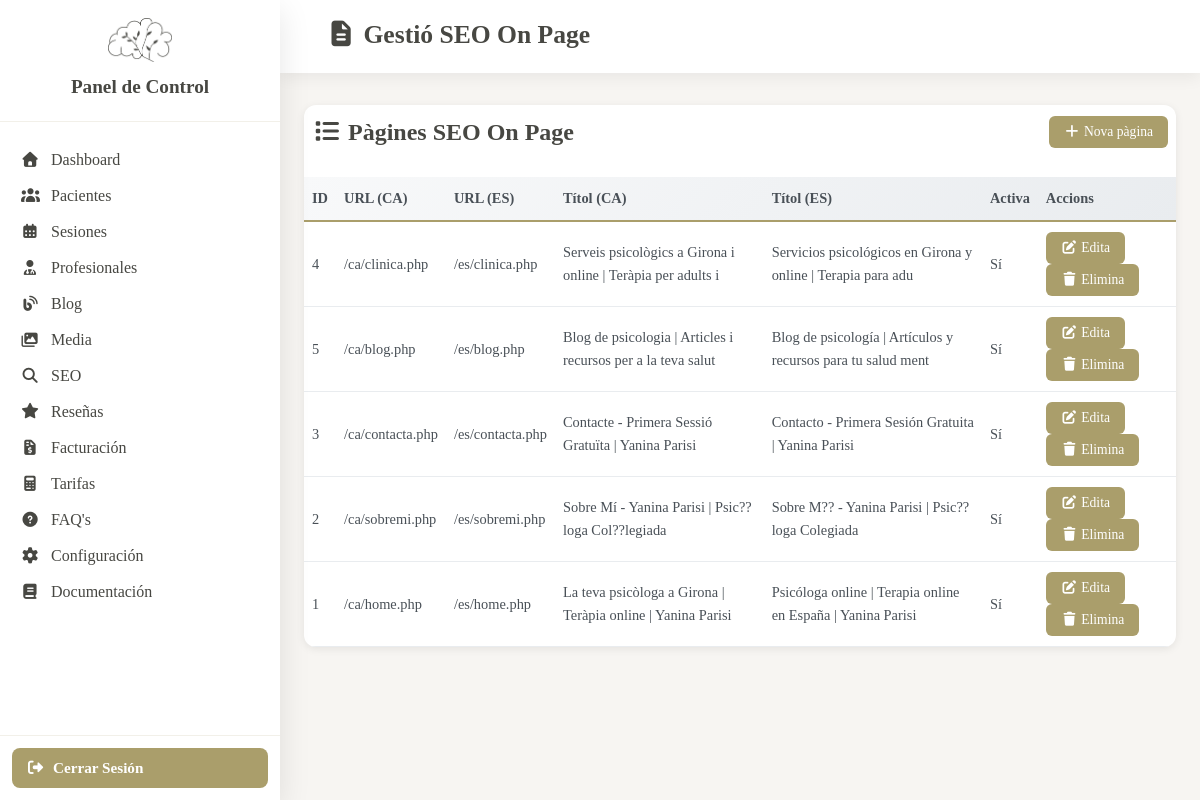
/_pcontrol/gseoonpage.php (signed in), run on the app's committed database.
### tables this page shows
CREATE TABLE `seo_onpage_paginas` (
  `id_pagina` int NOT NULL,
  `url_relativa_ca` varchar(255) NOT NULL COMMENT 'URL sense domini ej: /terapia-ansietat',
  `url_relativa_es` varchar(255) NOT NULL,
  `titulo_pagina` varchar(100) NOT NULL COMMENT 'T??tol visible de la p??gina',
  `tipo_pagina` enum('home','sobre-mi','servicios','blog','articulo','contacto','legal','landing') NOT NULL,
  `title_ca` varchar(60) NOT NULL,
  `meta_description_ca` varchar(160) NOT NULL,
  `h1_ca` varchar(100) NOT NULL,
  `contenido_principal_ca` text,
  `title_es` varchar(60) NOT NULL,
  `meta_description_es` varchar(160) NOT NULL,
  `h1_es` varchar(100) NOT NULL,
  `contenido_principal_es` text,
  `breadcrumb_json` json DEFAULT NULL COMMENT 'Estructura jer??rquica de migues de pa',
  `slug_ca` varchar(100) DEFAULT NULL,
  `slug_es` varchar(100) DEFAULT NULL,
  `parent_id` int DEFAULT NULL COMMENT 'P??gina pare si existeix jerarquia',
  `meta_robots` varchar(100) DEFAULT 'index, follow',
  `canonical_url_ca` varchar(255) DEFAULT NULL COMMENT 'Si ??s diferent a la URL relativa',
  `canonical_url_es` varchar(255) NOT NULL,
  `priority` enum('1.0','0.8','0.6','0.4','0.2') DEFAULT '0.8',
  `changefreq` enum('always','hourly','daily','weekly','monthly','yearly','never') DEFAULT 'monthly',
  `focus_keyword_ca` varchar(50) DEFAULT NULL,
  `focus_keyword_es` varchar(50) DEFAULT NULL,
  `keywords_secundarias_ca` varchar(255) DEFAULT NULL,
  `keywords_secundarias_es` varchar(255) DEFAULT NULL,
  `schema_json` json DEFAULT NULL COMMENT 'Structured data espec??fic de la p??gina',
  `og_title_ca` varchar(100) DEFAULT NULL,
  `og_title_es` varchar(100) DEFAULT NULL,
  `og_description_ca` varchar(200) DEFAULT NULL,
  `og_description_es` varchar(200) DEFAULT NULL,
  `og_image` varchar(255) DEFAULT NULL COMMENT 'Imatge espec??fica, sin?? usa la global',
  `twitter_title_ca` varchar(100) DEFAULT NULL,
  `twitter_title_es` varchar(100) DEFAULT NULL,
  `twitter_description_ca` varchar(200) DEFAULT NULL,
  `twitter_description_es` varchar(200) DEFAULT NULL,
  `twitter_image` varchar(255) DEFAULT NULL,
  `featured_image` varchar(255) DEFAULT NULL,
  `alt_image_ca` varchar(125) DEFAULT NULL,
  `alt_image_es` varchar(125) DEFAULT NULL,
  `image_caption_ca` varchar(200) DEFAULT NULL,
  `image_caption_es` varchar(200) DEFAULT NULL,
  `seo_score` tinyint DEFAULT '0' COMMENT 'Puntuaci?? SEO 0-100',
  `word_count_ca` int DEFAULT '0',
  `word_count_es` int DEFAULT '0',
  `densidad_keyword_ca` decimal(4,2) DEFAULT '0.00',
  `densidad_keyword_es` decimal(4,2) DEFAULT '0.00',
  `activa` tinyint(1) DEFAULT '1',
  `fecha_publicacion` datetime DEFAULT NULL,
  `fecha_ultima_actualizacion` datetime DEFAULT NULL,
  `fecha_creacion` datetime DEFAULT CURRENT_TIMESTAMP,
  `fecha_modificacion` datetime DEFAULT CURRENT_TIMESTAMP ON UPDATE CURRENT_TIMESTAMP
);

### classes/connexio.php (called while the page is built, shortened)
<?php
class Connexio {
    private static $instancia = null;
    private $connexio;
    private $config;
    private $opcions = [
        PDO::ATTR_ERRMODE => PDO::ERRMODE_EXCEPTION,
        PDO::ATTR_DEFAULT_FETCH_MODE => PDO::FETCH_ASSOC,
        PDO::ATTR_EMULATE_PREPARES => false,
        PDO::MYSQL_ATTR_INIT_COMMAND => "SET NAMES utf8mb4 COLLATE utf8mb4_unicode_ci"
    ];
    public static function getInstance() {
        if (self::$instancia === null) {
            self::$instancia = new self();
        }
        return self::$instancia;
    }
    public function getConnexio() {
        return $this->connexio;
    }
    private function carregarConfiguracio() {
        $this->config = [
            'host' => $db_config['h'],
            'username' => $db_config['u'],
            'password' => $db_config['p'] ?? '',
            'database' => $db_config['d'],
            'port' => $db_config['t']
        ];
    }
    private function connectar() {
        try {
            $dsn = sprintf(
                "mysql:host=%s;port=%d;dbname=%s;charset=utf8mb4",
                $this->config['host'],
                $this->config['port'],
                $this->config['database']
            );
            $this->connexio = new PDO(
                $dsn,
                $this->config['username'],
                $this->config['password'],
                $this->opcions
            );
        } catch (PDOException $e) {
            error_log("Error de connexió a la base de dades: " . $e->getMessage());
            throw new Exception("Error de connexió a BD: " . $e->getMessage() . " | DSN: " . $dsn . " | User: " . $this->config['username']);
        }
    }
}
?>

### classes/seo_onpage.php (called while the page is built, shortened)
<?php
require_once __DIR__ . '/connexio.php';
class SEO_OnPage {
    private $pdo;
    private $id_pagina;
    private $url_relativa_ca;
    private $url_relativa_es;
    private $titulo_pagina;
    private $tipo_pagina;
    private $title_ca;
    private $meta_description_ca;
    private $h1_ca;
    private $contenido_principal_ca;
    private $title_es;
    public function getUrlRelativaCa() {
        return $this->url_relativa_ca;
    }
    public function getUrlRelativaEs() {
        return $this->url_relativa_es;
    }
    private $meta_description_es;
    private $h1_es;
    private $contenido_principal_es;
    private $slug_ca;
    private $slug_es;
    private $meta_robots;
    private $canonical_url_ca;
    private $canonical_url_es;
    private $priority;
    private $changefreq;
    private $activa;
    public function __construct($id_pagina = null) {
        try {
            $this->conn = Connexio::getInstance();
            $this->pdo = $this->conn->getConnexio();
            if ($id_pagina !== null) {
                $this->id_pagina = $id_pagina;
                $this->carregarDades();
            }
        } catch (Exception $e) {
            throw new Exception("Error al inicialitzar SEO_OnPage: " . $e->getMessage());
        }
    }
    private function carregarDades() {
        try {
            $sql = "SELECT * FROM seo_onpage_paginas WHERE id_pagina = :id_pagina LIMIT 1";
            $stmt = $this->pdo->prepare($sql);
            $stmt->bindParam(':id_pagina', $this->id_pagina, PDO::PARAM_INT);
            $stmt->execute();
            $row = $stmt->fetch(PDO::FETCH_ASSOC);
            if ($row) {
                $this->url_relativa_ca = $row['url_relativa_ca'] ?? '';
                $this->url_relativa_es = $row['url_relativa_es'] ?? '';
                $this->titulo_pagina = $row['titulo_pagina'];
                $this->tipo_pagina = $row['tipo_pagina'];
                $this->title_ca = $row['title_ca'];
                $this->meta_description_ca = $row['meta_description_ca'];
                $this->h1_ca = $row['h1_ca'];
                $this->contenido_principal_ca = $row['contenido_principal_ca'];
                $this->title_es = $row['title_es'];
                $this->meta_description_es = $row['meta_description_es'];
                $this->h1_es = $row['h1_es'];
                $this->contenido_principal_es = $row['contenido_principal_es'];
                $this->slug_ca = $row['slug_ca'];
                $this->slug_es = $row['slug_es'];
                $this->meta_robots = $row['meta_robots'];
                $this->canonical_url_ca = $row['canonical_url_ca'] ?? null;
                $this->canonical_url_es = $row['canonical_url_es'] ?? null;
                $this->priority = $row['priority'];
                $this->changefreq = $row['changefreq'];
                $this->focus_keyword_ca = $row['focus_keyword_ca'];
                $this->activa = $row['activa'];
                return true;
            }
            return false;
        } catch (PDOException $e) {
            throw new Exception("Error al carregar dades de la pàgina: " . $e->getMessage());
        }
    }
    public function getIdPagina() {
        return $this->id_pagina;
    }
    public function getTituloPagina() {
        return $this->titulo_pagina;
    }
    public function getTipoPagina() {
        return $this->tipo_pagina;
    }
    public function getTitle($lang = 'ca') {
        return ($lang === 'es') ? $this->title_es : $this->title_ca;
    }
    public function getMetaDescription($lang = 'ca') {
        return ($lang === 'es') ? $this->meta_description_es : $this->meta_description_ca;
    }
    public function getH1($lang = 'ca') {
        return ($lang === 'es') ? $this->h1_es : $this->h1_ca;
    }
    public function getContenido($lang = 'ca') {
        return ($lang === 'es') ? $this->contenido_principal_es : $this->contenido_principal_ca;
    }
    public function getSlug($lang = 'ca') {
        return ($lang === 'es') ? $this->slug_es : $this->slug_ca;
    }
    public function getMetaRobots() {
        return $this->meta_robots;
    }
    public function getCanonicalUrl($lang = 'ca') {
        return ($lang === 'es') ? $this->canonical_url_es : $this->canonical_url_ca;
    }
    public function getPriority() {
        return $this->priority;
    }
    public function getChangefreq() {
        return $this->changefreq;
    }
    public function isActiva() {
        return $this->activa;
    }
}

### _data/connection.inc (called while the page is built)
<?php
$db_config = [
    'h' => 'db',
    'u' => 'dbu1559810',
    'p' => 'Yanina-2025-Parisi@DB!',
    'd' => 'dbs14977739',
    't' => 3306
];
?>

### _pcontrol/gseoonpage.php (the view, shortened to what this page needs)
<?php
require_once 'includes/role_check.php';require_once __DIR__ . '/../classes/seo_onpage.php';
$paginas_onpage = [];
try {
	$conn = Connexio::getInstance();
	$pdo = $conn->getConnexio();
	$sql = "SELECT id_pagina FROM seo_onpage_paginas ORDER BY fecha_publicacion DESC";
	$stmt = $pdo->prepare($sql);
	$stmt->execute();
	$rows = $stmt->fetchAll(PDO::FETCH_ASSOC);
	$paginas_onpage = [];
	$load_errors = [];
	foreach ($rows as $row) {
		try {
			$paginas_onpage[] = new SEO_OnPage($row['id_pagina']);
		} catch (Exception $e) {
			$load_errors[] = ['id' => $row['id_pagina'], 'error' => $e->getMessage()];
		}
	}
} catch (Exception $e) {
	$error_message = $e->getMessage();
}
?>
<!DOCTYPE html>
<html lang="es">
<head>
	<link rel="stylesheet" href="https://cdn.jsdelivr.net/npm/@fortawesome/fontawesome-free@7.0.0/css/all.min.css">
	<link rel="stylesheet" href="css/dashboard.css">
	<link rel="stylesheet" href="css/onpage.css">
</head>
<body>
<?php include 'includes/sidebar.php'; ?>
<div class="main-content">
	<header class="top-bar">
		<div class="top-bar-left">
			<h1><i class="fas fa-file-alt"></i> Gestió SEO On Page</h1>
		</div>
	</header>
	<div class="content-wrapper" style="margin-top:32px;">
		<div class="onpage-table-container">
				<div class="onpage-table-header" style="display: flex; align-items: center; justify-content: space-between; gap: 20px; margin-bottom: 18px;">
					<h2 style="margin: 0;"><i class="fas fa-list"></i> Pàgines SEO On Page</h2>
					<button type="button" onclick="openNewModal()" class="btn btn-small btn-primary" style="margin-left: 12px;"><i class="fas fa-plus"></i> Nova pàgina</button>
				</div>
				<table class="onpage-table">
						<thead>
								<tr>
										<th>ID</th>
										<th>URL (CA)</th>
										<th>URL (ES)</th>
										<th>Títol (CA)</th>
										<th>Títol (ES)</th>
										<th>Activa</th>
										<th>Accions</th>
								</tr>
						</thead>
						<tbody>
							 <?php foreach ($paginas_onpage as $pagina): ?>
									 <tr>
											 <td><?php echo htmlspecialchars($pagina->getIdPagina()); ?></td>
											 <td><?php echo htmlspecialchars($pagina->getUrlRelativaCa()); ?></td>
											 <td><?php echo htmlspecialchars($pagina->getUrlRelativaEs()); ?></td>
											 <td><?php echo htmlspecialchars($pagina->getTitle('ca')); ?></td>
											 <td><?php echo htmlspecialchars($pagina->getTitle('es')); ?></td>
											 <td><?php echo ($pagina->isActiva() ? 'Sí' : 'No'); ?></td>
											 <td>
													<button type="button" data-json="<?php echo $json_payload; ?>" onclick="(function(btn){ try{ openEditModal(<?php echo $pagina->getIdPagina(); ?>, btn.dataset.json); }catch(e){ console.error(e); } })(this)" class="btn btn-small btn-secondary"><i class="fas fa-edit"></i> Edita</button>
													<button class="btn btn-small btn-danger" onclick="openDeleteModal(<?php echo $pagina->getIdPagina(); ?>)"><i class="fas fa-trash"></i> Elimina</button>
											 </td>
									 </tr>
							 <?php endforeach; ?>
						</tbody>
				</table>
		</div>

### _pcontrol/css/dashboard.css (style rules this page uses)
:root { --color-primary: #CCCCA7; --color-secondary: #474742; --color-accent: #aa9e6b; --color-light: 230, 225, 212; --color-dark: #474742; --color-text: #474742; --shadow: 0 5px 15px rgba(0, 0, 0, 0.06); --shadow-lg: 0 10px 30px rgba(0, 0, 0, 0.1); --transition: all 0.3s ease; --sidebar-width: 260px; }
* { margin: 0; padding: 0; box-sizing: border-box; }
body { font-family: 'Libre Baskerville', serif; line-height: 1.6; color: var(--color-text); background: rgba(var(--color-light), 0.3); min-height: 100vh; }
.main-content { min-height: 100vh; padding-bottom: 20px; }
.top-bar { background: white; padding: 20px 45px; box-shadow: var(--shadow); display: flex; justify-content: space-between; align-items: center; gap: 20px; position: sticky; top: 0; z-index: 100; }
.top-bar + .content-wrapper { margin-top: 18px; }
.top-bar-left { display: flex; align-items: center; gap: 15px; flex: 1; }
.top-bar-left h1 { font-size: 1.3rem; color: var(--color-dark); margin-bottom: 2px; line-height: 1.2; }
.content-wrapper { padding: 0 24px; width: 100%; max-width: 100vw; margin: 0 auto; box-sizing: border-box; }
.btn-small { background: var(--color-accent); color: white; border: none; padding: 8px 15px; border-radius: 6px; font-size: 0.85rem; cursor: pointer; transition: var(--transition); font-family: 'Libre Baskerville', serif; }
@media (min-width: 768px) { .top-bar-left h1 { font-size: 1.6rem; } }
@media (min-width: 1024px) { .main-content { margin-left: 280px; } }

### _pcontrol/css/onpage.css (style rules this page uses)
.onpage-table-container { background: white; border-radius: 12px; box-shadow: 0 2px 8px rgba(0, 0, 0, 0.08); overflow: hidden; animation: fadeIn 0.7s ease; }
.onpage-table { width: 100%; border-collapse: collapse; }
.onpage-table thead { background: linear-gradient(135deg, #f8f9fa 0%, #e9ecef 100%); }
.onpage-table th { padding: 16px 14px; text-align: left; font-weight: 600; color: #495057; font-size: 0.9rem; white-space: nowrap; border-bottom: 2px solid var(--color-accent); }
.onpage-table tbody tr { border-bottom: 1px solid #e9ecef; transition: all 0.3s ease; }
.onpage-table td { padding: 16px 14px; font-size: 0.9rem; color: #495057; }
@media (max-width: 1400px) { .onpage-table { font-size: 0.85rem; } }
@media (max-width: 1400px) { .onpage-table th, .onpage-table td { padding: 10px 8px; } }

### _pcontrol/gseoonpage.php (style rules this page uses)
.onpage-table-header { padding: 8px; }
.onpage-table { margin-top: 0; }

### data on the page
seo_onpage_paginas: id_pagina "4", url_relativa_ca "/ca/clinica.php", url_relativa_es "/es/clinica.php", title_ca "Serveis psicològics a Girona i online | Teràpia per adults i", title_es "Servicios psicológicos en Girona y online | Terapia para adu", activa "Sí"
seo_onpage_paginas: id_pagina "5", url_relativa_ca "/ca/blog.php", url_relativa_es "/es/blog.php", title_ca "Blog de psicologia | Articles i recursos per a la teva salut", title_es "Blog de psicología | Artículos y recursos para tu salud ment", activa "Sí"
seo_onpage_paginas: id_pagina "3", url_relativa_ca "/ca/contacta.php", url_relativa_es "/es/contacta.php", title_ca "Contacte - Primera Sessió Gratuïta | Yanina Parisi", title_es "Contacto - Primera Sesión Gratuita | Yanina Parisi", activa "Sí"
seo_onpage_paginas: id_pagina "2", url_relativa_ca "/ca/sobremi.php", url_relativa_es "/es/sobremi.php", title_ca "Sobre Mí - Yanina Parisi | Psic??loga Col??legiada", title_es "Sobre M?? - Yanina Parisi | Psic??loga Colegiada", activa "Sí"
seo_onpage_paginas: id_pagina "1", url_relativa_ca "/ca/home.php", url_relativa_es "/es/home.php", title_ca "La teva psicòloga a Girona | Teràpia online | Yanina Parisi", title_es "Psicóloga online | Terapia online en España | Yanina Parisi", activa "Sí"
